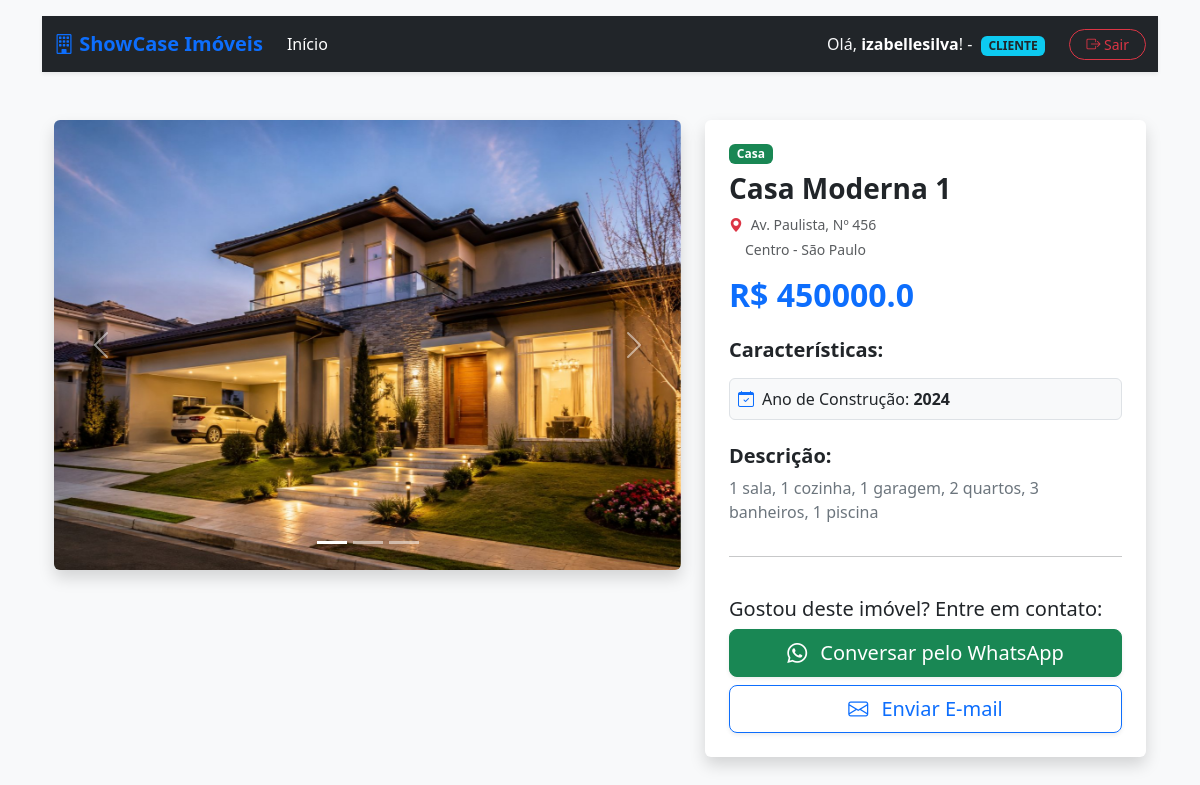
Page /vitrine/detalhes_imovel/2/ (signed in) on the committed database.
### vitrine/models.py (models this page shows, shortened)
class ImagemImovel(models.Model):
    imovel = models.ForeignKey(Imovel, on_delete=models.CASCADE, related_name="imagens")
    imagem = models.ImageField(upload_to="media/img")

class Imovel(models.Model):
    corretor = models.ForeignKey(User, on_delete=models.CASCADE, verbose_name="Corretor Responsável")
    titulo = models.CharField(max_length=100)
    descricao = models.TextField()
    tipo_Imovel = models.CharField(max_length=50)
    ano_construcao = models.IntegerField()
    preco = models.FloatField()
    logradouro = models.CharField(max_length=100, verbose_name="Rua/Avenida")
    numero = models.CharField(max_length=10, verbose_name="Número")
    bairro = models.CharField(max_length=100, verbose_name="Bairro")
    cidade = models.CharField(max_length=100, verbose_name="Cidade")
    imagem_principal = models.ImageField(upload_to="media/img")

### vitrine/views.py (the view)
# urls.py: path('/detalhes_imovel/<int:id>/', detalhes_imovel, name='detalhes_imovel'),
def detalhes_imovel(request, id):
    imovel = get_object_or_404(Imovel, id=id)
    fotos_adicionais = imovel.imagens.all()
    dados_para_a_tela = {
        'imovel': imovel,
        'fotos': fotos_adicionais
    }
    return render(request, 'detalhes_imovel.html', dados_para_a_tela)

### template/detalhes_imovel.html (shortened to what this page needs)
{%extends 'base.html'%}     >
{% load static %}
{%block content%}
<div class="container my-5">
    <div class="row g-4">
        <div class="col-md-7">
            <div id="carrosselImovel" class="carousel slide shadow rounded overflow-hidden" data-bs-ride="carousel">
                {% if fotos %}
                <div class="carousel-indicators">
                    <button type="button" data-bs-target="#carrosselImovel" data-bs-slide-to="0" class="active"
                            aria-current="true" aria-label="Slide 1"></button>
                    {% for foto in fotos %}
                    <button type="button" data-bs-target="#carrosselImovel" data-bs-slide-to="{{ forloop.counter }}"
                            aria-label="Slide {{ forloop.counter|add:1 }}"></button>
                    {% endfor %}
                </div>
                {% endif %}
                <div class="carousel-inner">
                    <div class="carousel-item active">
                        <img src="{{ imovel.imagem_principal.url }}" class="d-block w-100"
                             style="height: 450px; object-fit: cover;" alt="Imagem Principal">
                    </div>
                </div>
                {% if fotos %}
                <button class="carousel-control-prev" type="button" data-bs-target="#carrosselImovel"
                        data-bs-slide="prev">
                    <span class="carousel-control-prev-icon" aria-hidden="true"></span>
                </button>
                <button class="carousel-control-next" type="button" data-bs-target="#carrosselImovel"
                        data-bs-slide="next">
                    <span class="carousel-control-next-icon" aria-hidden="true"></span>
                </button>
                {% endif %}
            </div>
        </div>
        <div class="col-md-5">
            <div class="card h-100 shadow border-0 p-4">
                <span class="badge bg-success mb-2 align-self-start">{{ imovel.tipo_Imovel }}</span>
                <h1 class="h3 fw-bold text-dark">{{ imovel.titulo }}</h1>
                <p class="text-muted small mb-1">
                    <i class="bi bi-geo-alt-fill me-1 text-danger"></i>
                    {{ imovel.logradouro }}, Nº {{ imovel.numero }}
                </p>
                <p class="text-muted small mb-3 ps-3">
                    {{ imovel.bairro }} - {{ imovel.cidade }}
                </p>
                <h2 class="text-primary fw-bold mb-4">R$ {{ imovel.preco }}</h2>
                <h5 class="fw-bold mb-3">Características:</h5>
                <div class="row g-3 mb-4">
                    <div class="col-12">
                        <div class="p-2 border rounded bg-light">
                            <i class="bi bi-calendar-check me-2 text-primary"></i>Ano de Construção: <strong>{{ imovel.ano_construcao }}</strong>
                        </div>
                    </div>
                </div>
                <h5 class="fw-bold mb-2">Descrição:</h5>
                <p class="text-secondary flex-grow-1">{{ imovel.descricao }}</p>
                <hr>
                <div class="mt-auto">
                    {% if user == imovel.corretor %}
                    <div class="d-grid gap-2">
                        <a href="{% url 'editar_imovel' imovel.id %}" class="btn btn-warning fw-bold text-white mb-1">
                            <i class="bi bi-pencil-square me-2"></i>Editar Imóvel
                        </a>
                        <form action="{% url 'excluir_imovel' imovel.id %}" method="POST"
                              onsubmit="return confirm('Tem certeza absoluta que deseja excluir este imóvel definitivamente?');">
                            {% csrf_token %}
                            <button type="submit" class="btn btn-danger fw-bold w-100">
                                <i class="bi bi-trash3-fill me-2"></i>Excluir Imóvel
                            </button>
                        </form>
                    </div>
                    {% else %}
                    <div class="mt-4">
                        <h5>Gostou deste imóvel? Entre em contato:</h5>
                        <a href="https://api.whatsapp.com/send?phone=55{{ imovel.corretor.perfil_corretor.telefone }}&text=Olá! Gostaria de saber mais informações sobre o imóvel: {{ imovel.titulo }} (Código: {{ imovel.id }})."
                           target="_blank"
                           class="btn btn-success btn-lg w-100 mb-2 shadow-sm">
                            <i class="bi bi-whatsapp me-2"></i> Conversar pelo WhatsApp
                        </a>
                        <a href="mailto:{{ imovel.corretor.email }}?subject=Interesse no Imóvel: {{ imovel.titulo }}"
                           class="btn btn-outline-primary btn-lg w-100 shadow-sm">
                            <i class="bi bi-envelope me-2"></i> Enviar E-mail
                        </a>
                    </div>
                    {% endif %}
                </div>
            </div>
        </div>
    </div>
</div>
{% endblock %}

### template/base.html (shortened to what this page needs)
{% load static %}
<!DOCTYPE html>
<html lang="pt-br">
<head>
    <link href="https://cdn.jsdelivr.net/npm/bootstrap@5.3.8/dist/css/bootstrap.min.css" rel="stylesheet"
>
    <link rel="stylesheet" href="https://cdn.jsdelivr.net/npm/bootstrap-icons@1.11.3/font/bootstrap-icons.min.css">
    <link rel="stylesheet" href="{% static 'css/style.css' %}">
</head>
<body class="bg-light">
<div class="container mt-3">
    {% if user.is_authenticated %}
    <nav class="navbar navbar-expand-lg navbar-dark bg-dark shadow-sm">
        <div class="container">
            <a class="navbar-brand fw-bold text-primary" href="{% url 'pagina_inicial' %}">
                <i class="bi bi-building"></i> ShowCase Imóveis
            </a>
            <div class="collapse navbar-collapse" id="conteudoNavbar">
                <ul class="navbar-nav me-auto mb-2 mb-lg-0">
                    <li class="nav-item">
                        <a class="nav-link active" href="{% url 'pagina_inicial' %}">Início</a>
                    </li>
                </ul>
                <div class="d-flex align-items-center gap-3">
                        <span class="text-light me-2">
                            Olá, <strong class="text-white">{{ user.username }}</strong>! -
                            {% if user.perfil_corretor %}
                                <span class="badge bg-success text-white ms-1 text-uppercase"
                                      style="font-size: 0.75rem;">Corretor</span>
                            {% else %}
                                <span class="badge bg-info text-dark ms-1 text-uppercase"
                                      style="font-size: 0.75rem;">Cliente</span>
                            {% endif %}
                        </span>
                    <a href="{% url 'logout' %}" class="btn btn-outline-danger btn-sm rounded-pill px-3">
                        <i class="bi bi-box-arrow-right"></i> Sair
                    </a>
                </div>
            </div>
        </div>
    </nav>
    {% endif %}
    <main>
        {% block content%}
        {% endblock %}
    </main>
</div>
</body>
</html>

### rows in the picture
Imovel: imagem_principal (picture), tipo_Imovel "Casa", titulo "Casa Moderna 1", logradouro "Av. Paulista", numero "456", bairro "Centro", cidade "São Paulo", preco "450000.0", ano_construcao "2024", descricao "1 sala, 1 cozinha, 1 garagem, 2 quartos, 3 banheiros, 1 piscina"

### other values in the picture
{{ user.username }} "izabellesilva"
